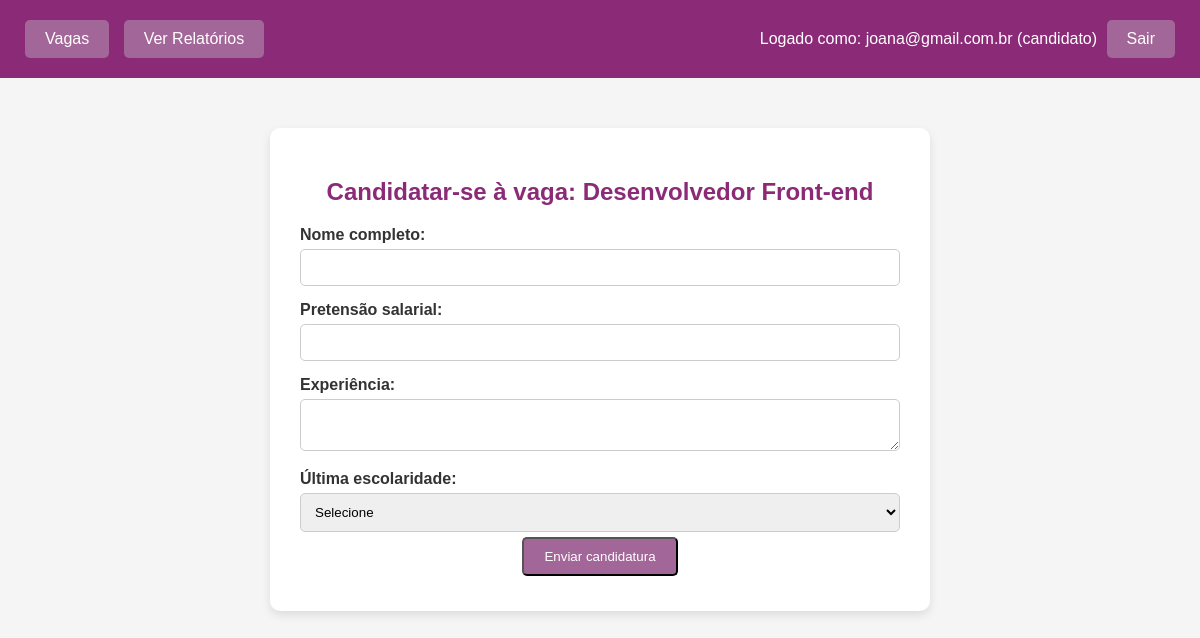
The page /vagas/candidatar/7/ (signed in) on the database its author committed.
### usuarios/models.py (models this page shows, shortened)
class Usuario(AbstractUser):
    email = models.EmailField(unique=True)
    username = None
    tipo_usuario = models.CharField(max_length=20, choices=TipoUsuario.choices)
    USERNAME_FIELD = "email"
    REQUIRED_FIELDS = []
    objects = UsuarioManager()

### vagas/models.py (models this page shows, shortened)
class Vaga(models.Model):
    nome_vaga = models.CharField(max_length=255)
    requisitos = models.TextField()
    faixa_salarial = models.CharField(max_length=20, choices=FaixaSalarial.choices)
    escolaridade_minima = models.CharField(max_length=30, choices=Escolaridade.choices)
    empresa = models.ForeignKey(settings.AUTH_USER_MODEL, related_name="vagas", on_delete=models.CASCADE,null=True, blank=True, default=None)
    data_criacao = models.DateTimeField(null=True, blank=True, default=datetime.datetime(2026, 4, 6, 0, 0))

### vagas/views.py (the view, shortened to what this page needs)
# urls.py: path("candidatar/<int:vaga_id>/", views.candidatar, name="candidatar"),
@login_required
def candidatar(request, vaga_id):
    vaga = get_object_or_404(Vaga, id=vaga_id)
    if request.user.tipo_usuario != "candidato":
        return redirect("dashboard_empresa")
    return render(request, "vagas/candidatar_vaga.html", {"vaga": vaga})

### templates/vagas/candidatar_vaga.html (shortened to what this page needs)
<!DOCTYPE html>
<html>
<head>
</head>
<body>
    <header>
        <nav>
            <div>
                <a class="btn" href="{% url 'listar_vagas' %}">Vagas</a>
                <a class="btn" href="{% url 'relatorio' %}">Ver Relatórios</a>
            </div>
            <div>
                {% if user.is_authenticated %}
                    <span class="user-info">Logado como: {{ user.email }} ({{ user.tipo_usuario }})</span>
                    <a class="btn" href="{% url 'logout' %}">Sair</a>
                {% else %}
                    <a class="btn" href="{% url 'login' %}">Entrar</a>
                    <a class="btn" href="{% url 'cadastro' %}">Cadastrar</a>
                {% endif %}
            </div>
        </nav>
    </header>
    <div class="container">
        <h2>Candidatar-se à vaga: {{ vaga.nome_vaga }}</h2>
        <form method="POST">
            <label for="nome_completo">Nome completo:</label>
            <input type="text" name="nome_completo" id="nome_completo" required>
            <label for="pretensao_salarial">Pretensão salarial:</label>
            <input type="text" name="pretensao_salarial" id="pretensao_salarial" required>
            <label for="experiencia">Experiência:</label>
            <textarea name="experiencia" id="experiencia" required></textarea>
            <label for="ultima_escolaridade">Última escolaridade:</label>
            <select name="ultima_escolaridade" id="ultima_escolaridade" required>
                <option value="">Selecione</option>
            </select>
            <button type="submit" class="btn">Enviar candidatura</button>
        </form>
    </div>
</body>
</html>

### templates/vagas/candidatar_vaga.html (style rules this page uses)
body { font-family: Arial, sans-serif; background-color: #f5f5f5; color: #333; margin: 0; padding: 0; }
header { background-color:#8b2b78; padding: 15px 20px; color: #fff; }
nav { display: flex; justify-content: space-between; align-items: center; }
nav a { color: #fff; text-decoration: none; margin: 0 10px; padding: 6px 12px; border-radius: 4px; transition: background-color 0.3s; }
.container { max-width: 600px; margin: 50px auto; padding: 30px; background-color: #fff; border-radius: 10px; box-shadow: 0 4px 10px rgba(0,0,0,0.1); text-align: center; }
h2 { color: #8b2b78; margin-bottom: 20px; }
label { display: block; text-align: left; margin-top: 15px; font-weight: bold; }
input, select, textarea { width: 100%; padding: 10px; margin-top: 5px; border-radius: 5px; border: 1px solid #ccc; box-sizing: border-box; }
textarea { resize: vertical; }
.btn { display: inline-block; padding: 10px 20px; margin: 5px; background-color: #a36698; color: #fff; text-decoration: none; border-radius: 5px; transition: background-color 0.3s; }

### rows shown on the page
Usuario: email "joana@gmail.com.br", tipo_usuario "candidato"
Vaga: nome_vaga "Desenvolvedor Front-end"
